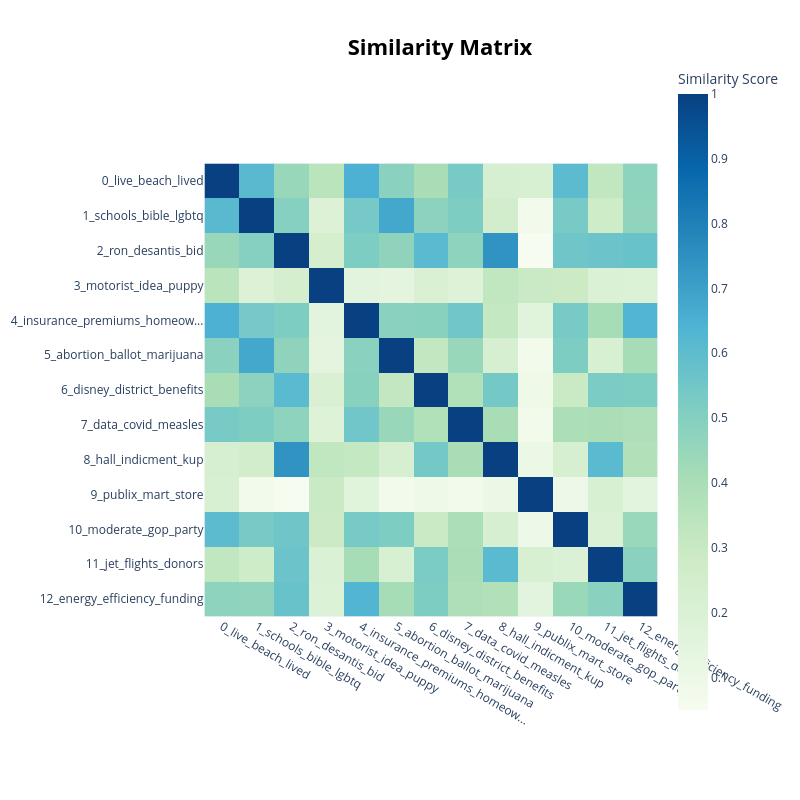

The code cell stored with this chart in its notebook:
### Code cell
florida_fig_heatmap = models['florida'].visualize_heatmap()
florida_fig_heatmap.show()

### Figure 1 — Plotly figure (JSON) as saved in the notebook; plotly's stock layout.template omitted (floating-point values rounded to 4 significant figures; data arrays with more than 128 entries replaced by an {"elided": "..."} marker saying what was removed)
{"data": [{"coloraxis": "coloraxis", "hovertemplate": "x: %{x}<br>y: %{y}<br>Similarity Score: %{z}<extra></extra>", "name": "0", "type": "heatmap", "x": ["0_live_beach_lived", "1_schools_bible_lgbtq", "2_ron_desantis_bid", "3_motorist_idea_puppy", "4_insurance_premiums_homeow...", "5_abortion_ballot_marijuana", "6_disney_district_benefits", "7_data_covid_measles", "8_hall_indicment_kup", "9_publix_mart_store", "10_moderate_gop_party", "11_jet_flights_donors", "12_energy_efficiency_funding"], "xaxis": "x", "y": ["0_live_beach_lived", "1_schools_bible_lgbtq", "2_ron_desantis_bid", "3_motorist_idea_puppy", "4_insurance_premiums_homeow...", "5_abortion_ballot_marijuana", "6_disney_district_benefits", "7_data_covid_measles", "8_hall_indicment_kup", "9_publix_mart_store", "10_moderate_gop_party", "11_jet_flights_donors", "12_energy_efficiency_funding"], "yaxis": "y", "z": {"elided": "13x13 float values"}}], "layout": {"coloraxis": {"colorbar": {"title": {"text": "Similarity Score"}}, "colorscale": [[0, "rgb(247,252,240)"], [0.125, "rgb(224,243,219)"], [0.25, "rgb(204,235,197)"], [0.375, "rgb(168,221,181)"], [0.5, "rgb(123,204,196)"], [0.625, "rgb(78,179,211)"], [0.75, "rgb(43,140,190)"], [0.875, "rgb(8,104,172)"], [1, "rgb(8,64,129)"]]}, "height": 800, "hoverlabel": {"bgcolor": "white", "font": {"family": "Rockwell", "size": 16}}, "legend": {"title": {"text": "Trend"}}, "margin": {"t": 60}, "showlegend": true, "title": {"font": {"color": "Black", "size": 22}, "text": "<b>Similarity Matrix</b>", "x": 0.55, "xanchor": "center", "y": 0.95, "yanchor": "top"}, "width": 800, "xaxis": {"anchor": "y", "constrain": "domain", "domain": [0, 1], "scaleanchor": "y"}, "yaxis": {"anchor": "x", "autorange": "reversed", "constrain": "domain", "domain": [0, 1]}}}
